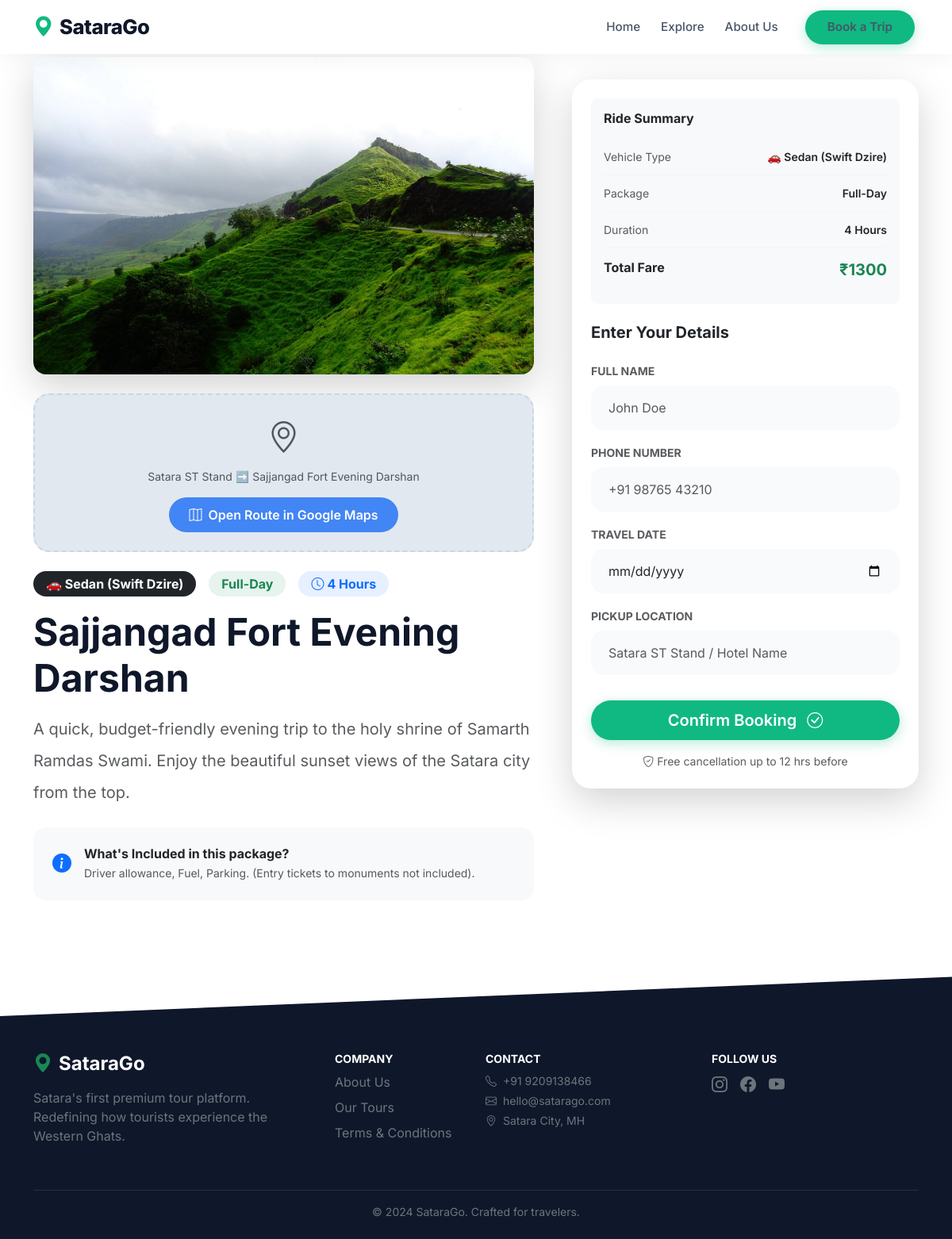
The page /tour/3/ on the database its author committed.
### tours/models.py (models this page shows, shortened)
class Tour(models.Model):
    CATEGORY_CHOICES = (
        ('Nature', 'Nature & Flowers'),
        ('Fort', 'Historical Forts'),
        ('Waterfall', 'Waterfalls'),
        ('Spiritual', 'Spiritual & Temples'),
        ('Student', '🎓 Student Special'),
    )
    VEHICLE_CHOICES = (
        ('Sedan', '🚗 Sedan (Swift Dzire)'),
        ('SUV', '🚙 SUV (Innova)'),
        ('Auto', '🛺 Auto Rickshaw'),
        ('Tempo', '🚐 Tempo Traveller'),
    )
    PACKAGE_CHOICES = (
        ('Half-Day', 'Half-Day (4-5 Hrs)'),
        ('Full-Day', 'Full-Day (8-10 Hrs)'),
        ('Custom', 'Custom Package'),
    )
    name = models.CharField(max_length=200)
    description = models.TextField()
    image = models.ImageField(upload_to='tour_images/', blank=True, null=True)
    category = models.CharField(max_length=50, choices=CATEGORY_CHOICES, default='Nature')
    vehicle_type = models.CharField(max_length=50, choices=VEHICLE_CHOICES, default='Sedan')
    package_type = models.CharField(max_length=50, choices=PACKAGE_CHOICES, default='Full-Day')
    duration_hours = models.IntegerField()
    price = models.IntegerField(help_text="Price in INR")
    is_active = models.BooleanField(default=True)

### tours/views.py (the view, shortened to what this page needs)
# urls.py: path('tour/<int:tour_id>/', views.tour_detail, name='tour_detail'),
def tour_detail(request, tour_id):
    tour = get_object_or_404(Tour, id=tour_id)
    return render(request, 'tour_detail.html', {'tour': tour})

### tours/templates/tour_detail.html (shortened to what this page needs)
{% extends 'base.html' %}
{% block content %}
<div class="container py-5 mt-4">
    <div class="row g-5">
        <div class="col-lg-7">
            <div class="rounded-4 overflow-hidden shadow-lg mb-4" style="height: 400px;">
                {% if tour.image %}
                    <img src="{{ tour.image.url }}" class="w-100 h-100" style="object-fit: cover;" alt="{{ tour.name }}">
                {% else %}
                    <div class="bg-light d-flex align-items-center justify-content-center h-100 text-muted"><i class="bi bi-image fs-1"></i></div>
                {% endif %}
            </div>
            <div class="map-box mb-4">
                <i class="bi bi-geo-alt fs-1 text-muted mb-2"></i>
                <p class="text-muted mb-3 small">Satara ST Stand ➡️ {{ tour.name }}</p>
                <a href="https://www.google.com/maps/dir/Satara+ST+Stand/{{ tour.name }}+Satara/" target="_blank" class="btn-map">
                    <i class="bi bi-map me-2"></i> Open Route in Google Maps
                </a>
            </div>
            <div class="d-flex align-items-center gap-3 mb-3 flex-wrap">
                <span class="badge bg-dark text-white fs-6 px-3 py-2 rounded-pill">{{ tour.get_vehicle_type_display }}</span>
                <span class="badge bg-success bg-opacity-10 text-success fs-6 px-3 py-2 rounded-pill">{{ tour.package_type }}</span>
                <span class="badge bg-primary bg-opacity-10 text-primary fs-6 px-3 py-2 rounded-pill"><i class="bi bi-clock me-1"></i>{{ tour.duration_hours }} Hours</span>
            </div>
            <h1 class="fw-bold display-5 mb-3" style="color: var(--dark);">{{ tour.name }}</h1>
            <p class="text-muted fs-5 lh-lg">{{ tour.description }}</p>
            <div class="bg-light rounded-4 p-4 mt-4 d-flex align-items-start gap-3">
                <i class="bi bi-info-circle-fill fs-4 text-primary mt-1"></i>
                <div>
                    <h6 class="fw-bold mb-1">What's Included in this package?</h6>
                    <p class="text-muted small mb-0">Driver allowance, Fuel, Parking. (Entry tickets to monuments not included).</p>
                </div>
            </div>
        </div>
        <div class="col-lg-5">
            <div class="card border-0 shadow-lg rounded-4 p-4" style="position: sticky; top: 100px; border-radius: 24px !important;">
                <div class="bg-light rounded-3 p-3 mb-4">
                    <h6 class="fw-bold text-dark mb-3">Ride Summary</h6>
                    <div class="ride-summary-item">
                        <span class="text-muted small">Vehicle Type</span>
                        <span class="fw-semibold small">{{ tour.get_vehicle_type_display }}</span>
                    </div>
                    <div class="ride-summary-item">
                        <span class="text-muted small">Package</span>
                        <span class="fw-semibold small">{{ tour.package_type }}</span>
                    </div>
                    <div class="ride-summary-item">
                        <span class="text-muted small">Duration</span>
                        <span class="fw-semibold small">{{ tour.duration_hours }} Hours</span>
                    </div>
                    <div class="ride-summary-item" style="border-bottom: none;">
                        <span class="fw-bold text-dark">Total Fare</span>
                        <span class="fw-bold text-success fs-5">₹{{ tour.price }}</span>
                    </div>
                </div>
                <h5 class="fw-bold mb-3">Enter Your Details</h5>
                <form method="POST" class="mt-2">
                    <div class="mb-3">
                        <label class="form-label small fw-bold text-muted">FULL NAME</label>
                        <input type="text" name="name" class="form-control form-control-custom" placeholder="John Doe" required>
                    </div>
                    <div class="mb-3">
                        <label class="form-label small fw-bold text-muted">PHONE NUMBER</label>
                        <input type="tel" name="phone" class="form-control form-control-custom" placeholder="+91 98765 43210" required>
                    </div>
                    <div class="mb-3">
                        <label class="form-label small fw-bold text-muted">TRAVEL DATE</label>
                        <input type="date" name="date" class="form-control form-control-custom" required>
                    </div>
                    <div class="mb-4">
                        <label class="form-label small fw-bold text-muted">PICKUP LOCATION</label>
                        <input type="text" name="pickup" class="form-control form-control-custom" placeholder="Satara ST Stand / Hotel Name" required>
                    </div>
                    <button type="submit" class="btn btn-nav btn-lg w-100 py-3 mt-2">
                        Confirm Booking <i class="bi bi-check-circle ms-2"></i>
                    </button>
                    <p class="text-center text-muted small mt-3 mb-0"><i class="bi bi-shield-check me-1"></i>Free cancellation up to 12 hrs before</p>
                </form>
            </div>
        </div>
    </div>
</div>
{% endblock %}

### tours/templates/base.html (style rules this page uses)
:root { --primary: #10b981; --primary-dark: #059669; --dark: #0f172a; --light-gray: #f8fafc; }
* { font-family: 'Inter', sans-serif; scroll-behavior: smooth; }
.btn-nav { background: var(--primary); color: #fff; border: none; border-radius: 50px; padding: 10px 28px !important; font-weight: 600; box-shadow: 0 4px 15px rgba(16,185,129,0.3); transition: 0.3s; }
.form-control-custom { background: var(--light-gray); border: 2px solid transparent; border-radius: 16px; padding: 14px 20px; transition: all 0.3s; }

### tours/templates/tour_detail.html (style rules this page uses)
.ride-summary-item { display: flex; justify-content: space-between; padding: 12px 0; border-bottom: 1px solid #f1f5f9; }
.ride-summary-item:last-child { border-bottom: none; }
.map-box { background: #e2e8f0; border-radius: 20px; height: 200px; display: flex; flex-direction: column; align-items: center; justify-content: center; text-align: center; border: 2px dashed #cbd5e1; transition: all 0.3s; }
.btn-map { background: #4285F4; color: white; border: none; border-radius: 50px; padding: 10px 25px; font-weight: 600; transition: 0.3s; text-decoration: none; display: inline-flex; align-items: center; }

### rows shown on the page
Tour: image (picture), name "Sajjangad Fort Evening Darshan", vehicle_type "🚗 Sedan (Swift Dzire)", package_type "Full-Day", duration_hours "4", description "A quick, budget-friendly evening trip to the holy shrine of Samarth Ramdas Swami. Enjoy the beautiful sunset views of the Satara city from the top.", price "1300"
